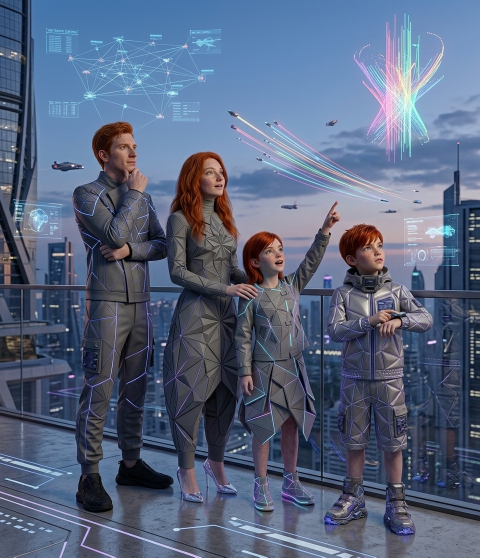
#> input picture images/IMG_0941.JPG, 960 x 1115 px (shown at 1/2 size); its folder holds only this picture in this run
$ python align_faces.py
#> lines starting #> are read from the running program, lines starting #| are printed output that depends on the picture
import cv2
import glob
from PIL import Image
import os

files = glob.glob('images/*.jpg')
cascade_path = cv2.data.haarcascades + 'haarcascade_frontalface_default.xml'
face_cascade = cv2.CascadeClassifier(cascade_path)

OUT_W, OUT_H = 1200, 1600
FACE_TARGET_W = 400
TARGET_CX = OUT_W // 2
TARGET_CY = 500

for filename in files:
    img = cv2.imread(filename)
#> img is the input picture: shape (1115, 960, 3); mean B, G, R 127, 101.1, 88.1
    if img is None: continue

    gray = cv2.cvtColor(img, cv2.COLOR_BGR2GRAY)
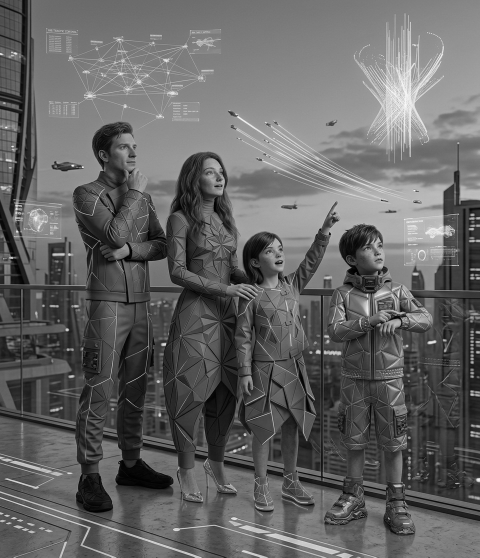
#> gray: shape (1115, 960) (shown at 1/2 size); min 0, max 255, mean 100.2
    faces = face_cascade.detectMultiScale(gray, scaleFactor=1.1, minNeighbors=4, minSize=(100, 100))
#> faces = [[694, 295, 172, 172]]

    if len(faces) == 0:
        print(f"No face found in {filename}, falling back to center crop.")
        # fallback: assume face is at top center
        fw = img.shape[1] // 3
        cx = img.shape[1] // 2
        cy = img.shape[0] // 3
    else:
        # take largest face
        faces = sorted(faces, key=lambda f: f[2]*f[3], reverse=True)
        x, y, fw, fh = faces[0]
#> x = 694; y = 295; fw = 172; fh = 172
        cx = x + fw // 2
#> cx = 780
        cy = y + fh // 2
#> cy = 381

    scale = FACE_TARGET_W / fw
#> scale = 2.33
    new_img_w = int(img.shape[1] * scale)
#> new_img_w = 2232
    new_img_h = int(img.shape[0] * scale)
#> new_img_h = 2593

    resized = cv2.resize(img, (new_img_w, new_img_h), interpolation=cv2.INTER_LANCZOS4)
    new_cx = int(cx * scale)
#> new_cx = 1813
    new_cy = int(cy * scale)
#> new_cy = 886

    # We want new_cx to be mapped to TARGET_CX
    # We want new_cy to be mapped to TARGET_CY
    left = new_cx - TARGET_CX
#> left = 1213
    top = new_cy - TARGET_CY
#> top = 386

    # We create out canvas using PIL to handle boundary padding easily (it pads black if negative)
    pil_img = Image.fromarray(cv2.cvtColor(resized, cv2.COLOR_BGR2RGB))
    # crop can take negative coordinates and > width coordinates in PIL, it pads!
    pil_cropped = pil_img.crop((left, top, left + OUT_W, top + OUT_H))
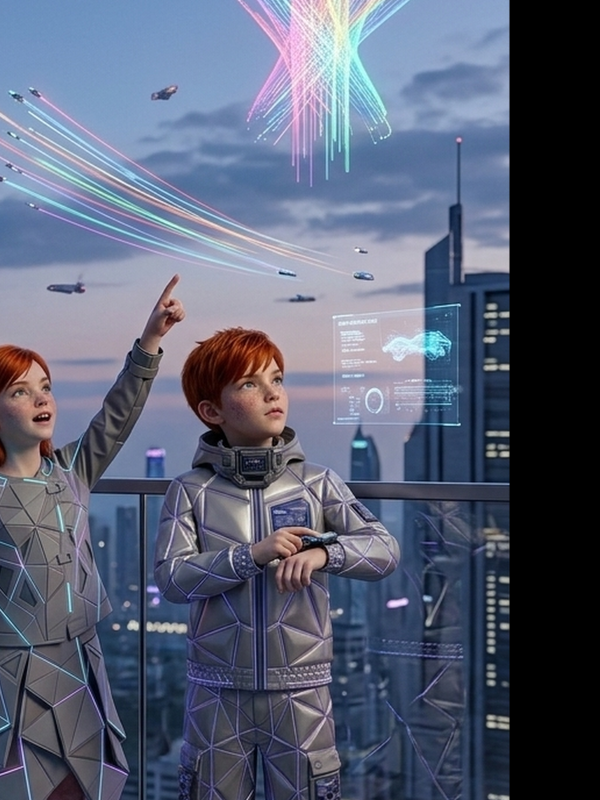
#> pil_cropped: PIL image 1200x1600 RGB (shown at 1/2 size); mean R, G, B 88.2, 95.5, 115.7

    # Cache busted name shouldn't change here since index.html expects these exact names
    pil_cropped.save(filename, quality=95)
    print(f"Successfully aligned and saved {filename}")

$ run again, on images/IMG_0962.JPG
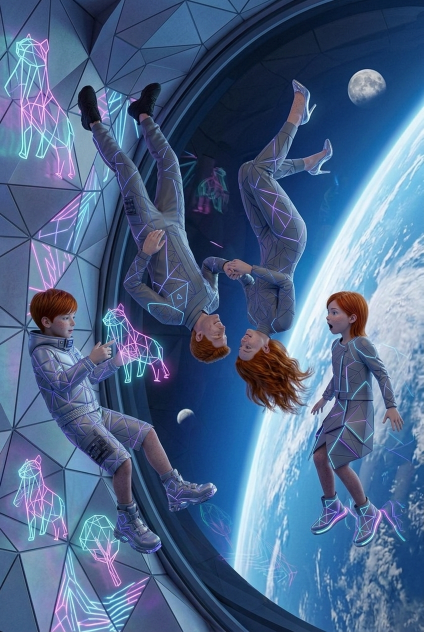
#> input picture images/IMG_0962.JPG, 848 x 1264 px (shown at 1/2 size)
#> img is the input picture: shape (1264, 848, 3); mean B, G, R 137.4, 101.6, 76.9
#> `gray = cv2.cvtColor(img, cv2.COLOR_BGR2GRAY)`:
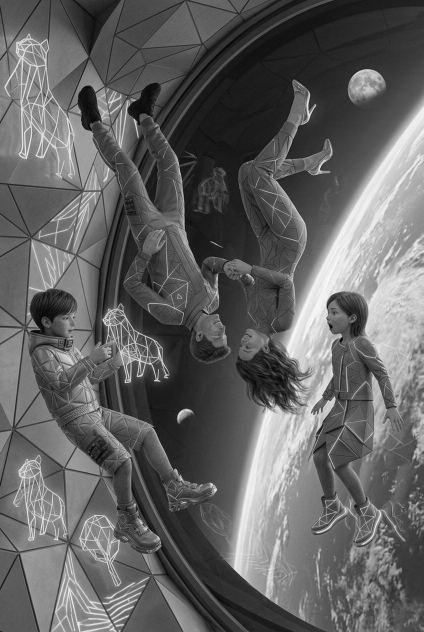
#> gray: shape (1264, 848) (shown at 1/2 size); min 1, max 252, mean 98.3
#> faces = ()
#> `pil_cropped = pil_img.crop((left, top, left + OUT_W, top + OUT_H))`:
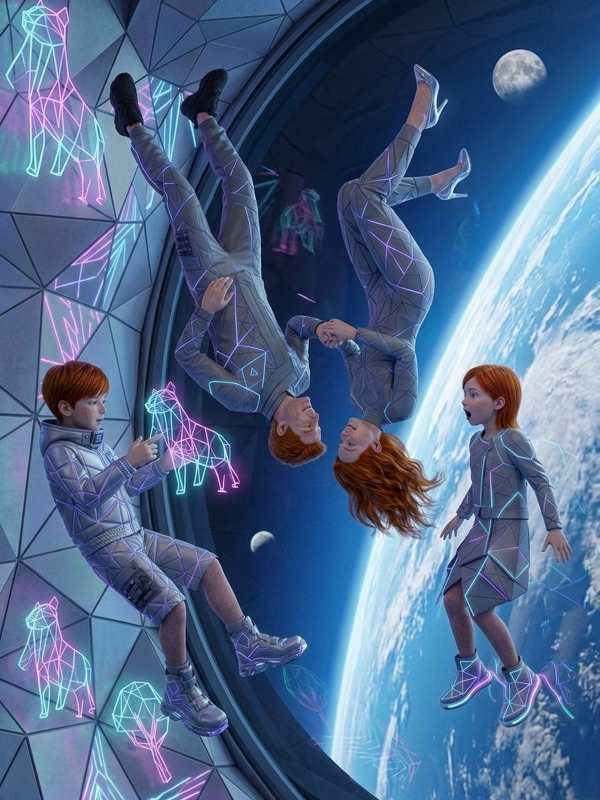
#> pil_cropped: PIL image 1200x1600 RGB (shown at 1/2 size); mean R, G, B 79.3, 104, 139.6

$ run again, on images/IMG_0968.JPG
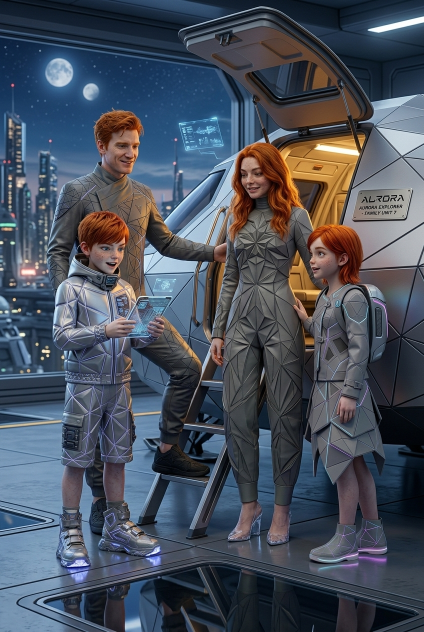
#> input picture images/IMG_0968.JPG, 848 x 1264 px (shown at 1/2 size)
#> img is the input picture: shape (1264, 848, 3); mean B, G, R 92.2, 79.9, 72.5
#> `gray = cv2.cvtColor(img, cv2.COLOR_BGR2GRAY)`:
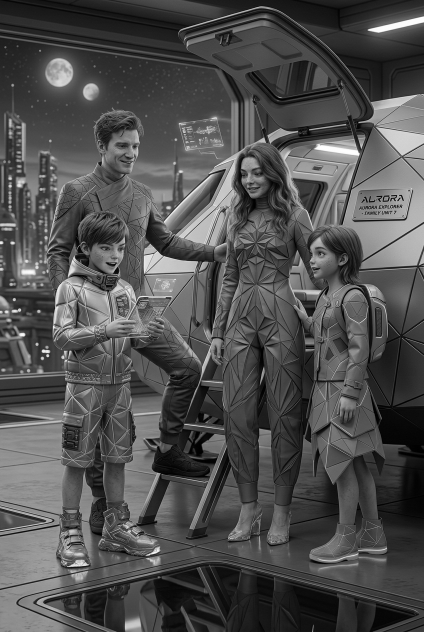
#> gray: shape (1264, 848) (shown at 1/2 size); min 0, max 255, mean 79.1
#> faces = [[163, 965, 195, 195]]
#> x = 163; y = 965; fw = 195
#> cx = 260
#> cy = 1062
#> scale = 2.05
#> new_img_w = 1739
#> new_img_h = 2592
#> new_cx = 533
#> new_cy = 2178
#> left = -67
#> top = 1678
#> `pil_cropped = pil_img.crop((left, top, left + OUT_W, top + OUT_H))`:
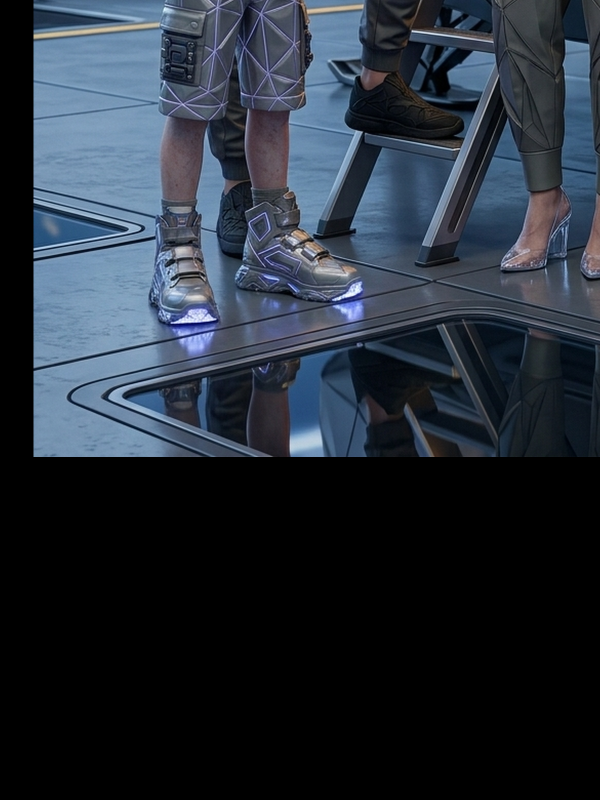
#> pil_cropped: PIL image 1200x1600 RGB (shown at 1/2 size); mean R, G, B 37.5, 45.6, 56.1

$ run again, on images/IMG_0943.JPG
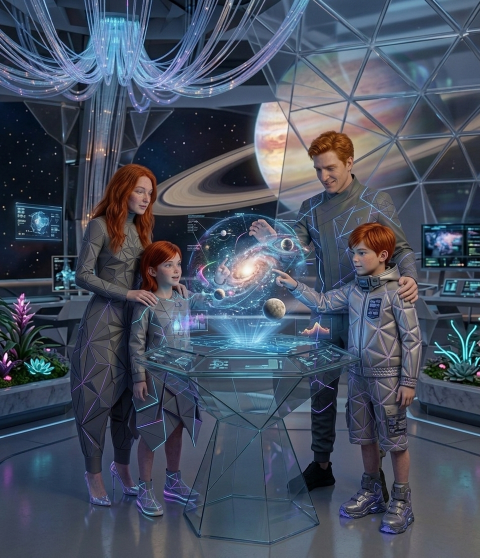
#> input picture images/IMG_0943.JPG, 960 x 1115 px (shown at 1/2 size)
#> img is the input picture: shape (1115, 960, 3); mean B, G, R 96.2, 79.9, 71
#> `gray = cv2.cvtColor(img, cv2.COLOR_BGR2GRAY)`:
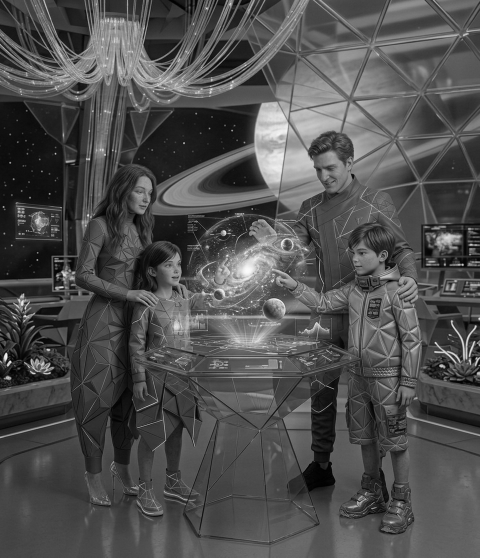
#> gray: shape (1115, 960) (shown at 1/2 size); min 0, max 252, mean 79.1
#> faces = [[486, 236, 150, 150]]
#> x = 486; y = 236; fw = 150
#> cx = 561
#> cy = 311
#> scale = 2.67
#> new_img_w = 2560
#> new_img_h = 2973
#> new_cx = 1496
#> new_cy = 829
#> left = 896
#> top = 329
#> `pil_cropped = pil_img.crop((left, top, left + OUT_W, top + OUT_H))`:
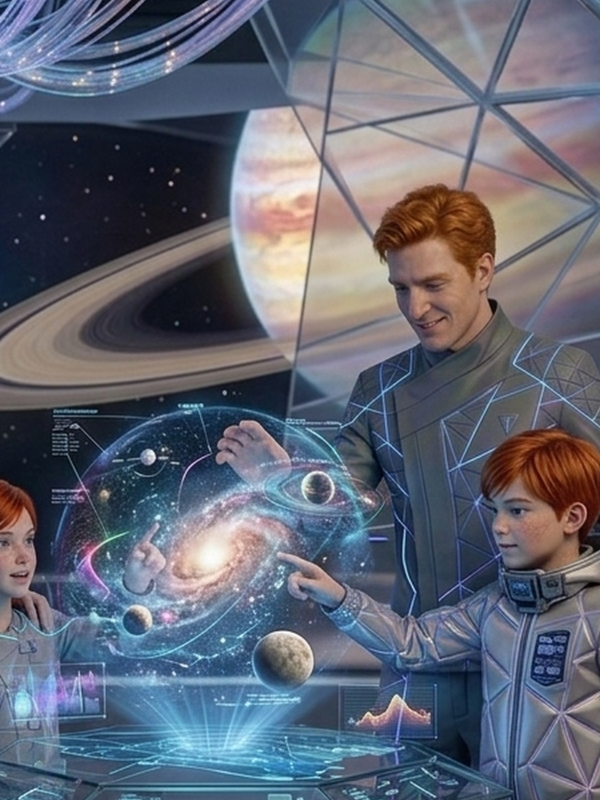
#> pil_cropped: PIL image 1200x1600 RGB (shown at 1/2 size); mean R, G, B 96.8, 101.7, 115.2
